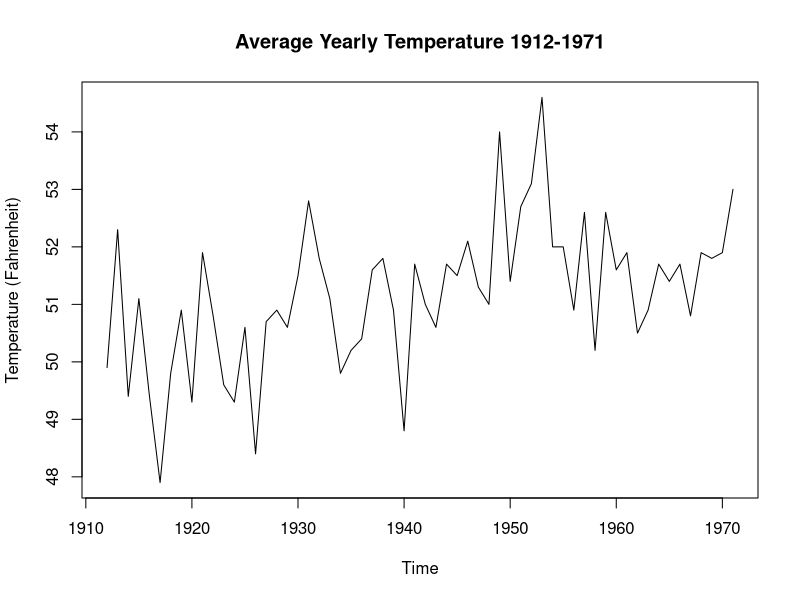
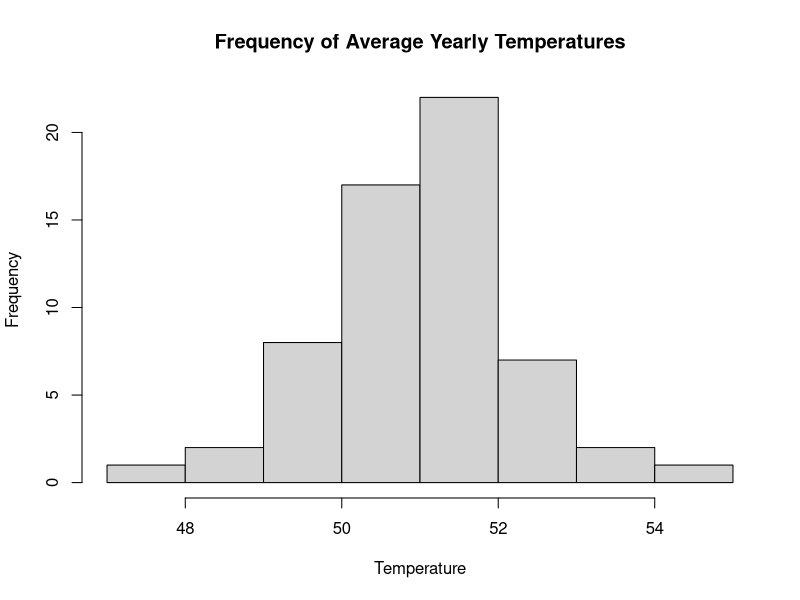
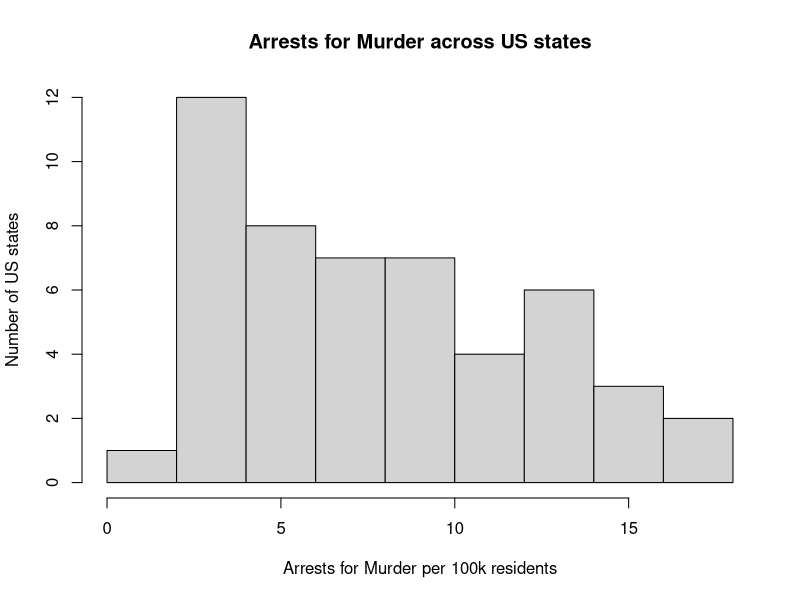
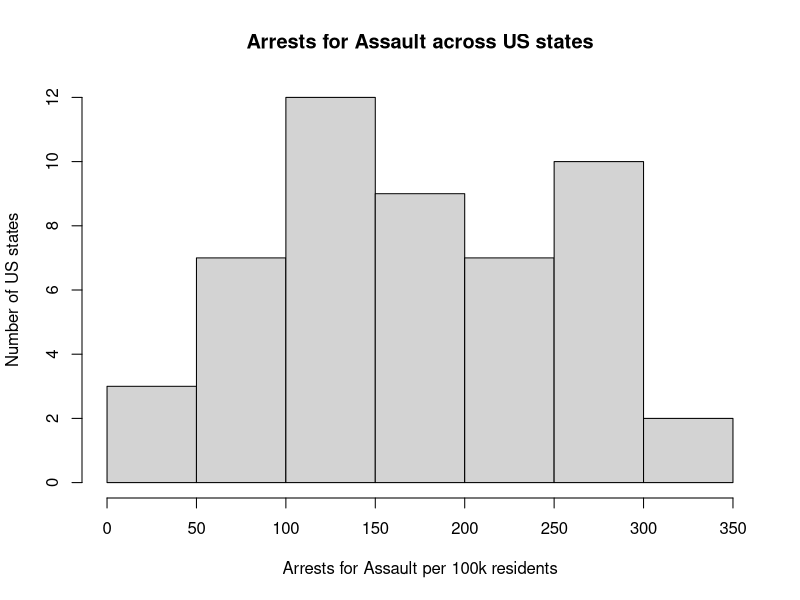
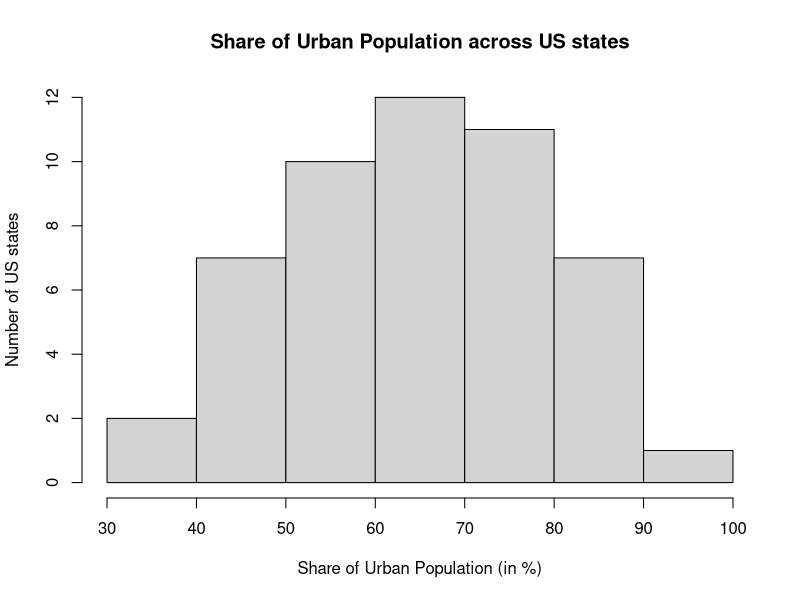
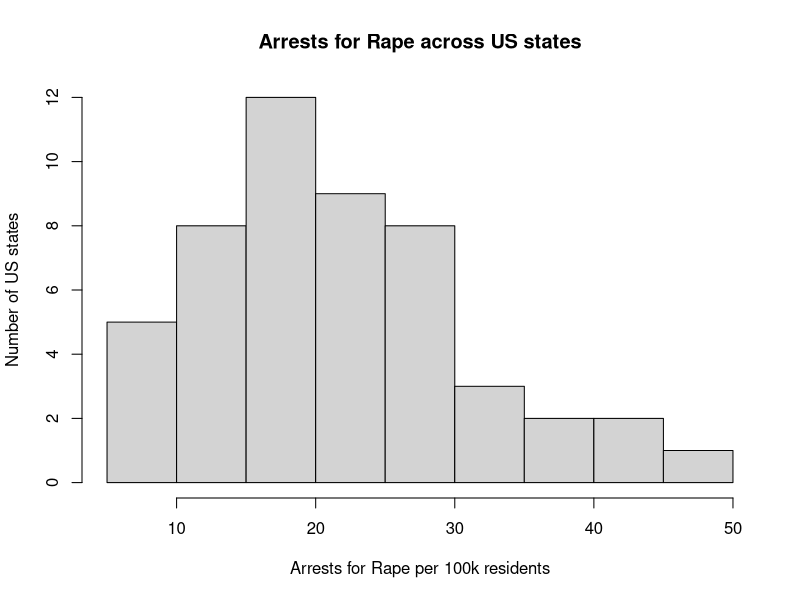
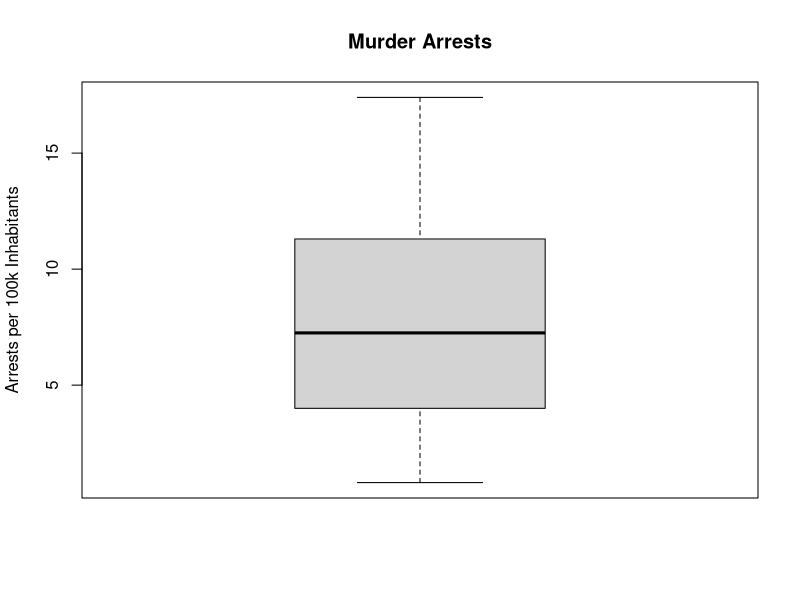
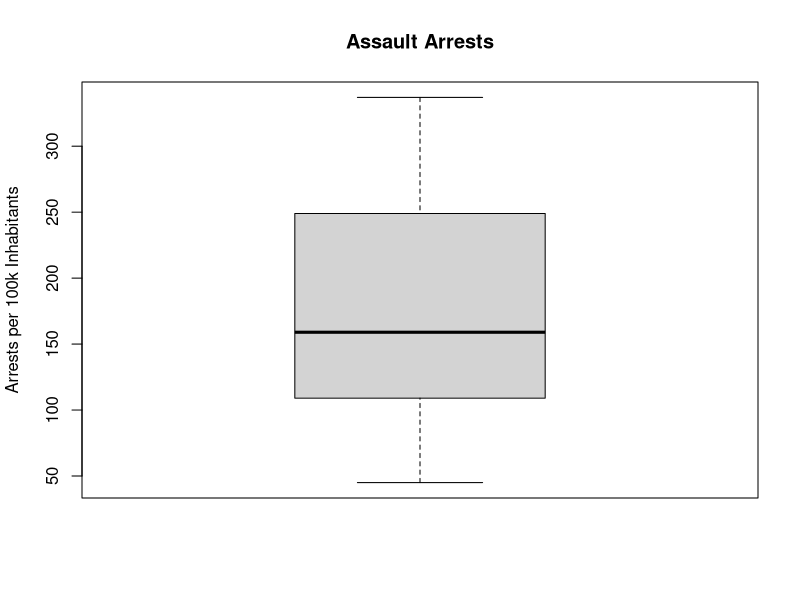

R code for these plots, in order:
## ---- chunk 1
summary(nhtemp)
## ---- chunk 2
plot(nhtemp,
    main="Average Yearly Temperature 1912-1971",
    ylab="Temperature (Fahrenheit)")
## ---- chunk 3
hist(nhtemp, 
     main="Frequency of Average Yearly Temperatures", 
     xlab="Temperature")
## ---- chunk 4
summary(USArrests$Murder)
## ---- chunk 5
summary(USArrests$Assault)
## ---- chunk 6
summary(USArrests$UrbanPop)
## ---- chunk 7
summary(USArrests$Rape)
## ---- chunk 8
hist(USArrests$Murder,
     main = "Arrests for Murder across US states",
     ylab = "Number of US states",
     xlab = "Arrests for Murder per 100k residents")
## ---- chunk 9
hist(USArrests$Assault,
     main = "Arrests for Assault across US states",
     ylab = "Number of US states",
     xlab = "Arrests for Assault per 100k residents")
## ---- chunk 10
hist(USArrests$UrbanPop,
     main = "Share of Urban Population across US states",
     ylab = "Number of US states",
     xlab = "Share of Urban Population (in %)")
## ---- chunk 11
hist(USArrests$Rape,
     main = "Arrests for Rape across US states",
     ylab = "Number of US states",
     xlab = "Arrests for Rape per 100k residents")
## ---- chunk 12
boxplot(USArrests$Murder,
        main = "Murder Arrests",
        ylab = "Arrests per 100k Inhabitants")
## ---- chunk 13
boxplot(USArrests$Assault,
        main = "Assault Arrests",
        ylab = "Arrests per 100k Inhabitants")
## ---- chunk 14
boxplot(USArrests$Rape,
        main = "Rape Arrests",
        ylab = "Arrests per 100k Inhabitants")
## ---- chunk 15
library(ggplot2)
ggplot2::ggplot(USArrests, aes(Murder, Assault)) + geom_point() + geom_smooth() + theme_bw() + ggtitle("Murder arrests-Assault arrests Correlation") +
  xlab("Murder arrests per 100k habitants") +
  ylab("Assault arrests per 100k habitants")
## ---- chunk 16
cor.test(USArrests$Murder, USArrests$Assault)
## ---- chunk 17
library(ggplot2)
ggplot2::ggplot(USArrests, aes(Murder, Rape)) + geom_point() + geom_smooth() + theme_bw() + ggtitle("Murder arrests-Rape arrests Correlation") +
  xlab("Murder arrests per 100k habitants") +
  ylab("Rape arrests per 100k habitants")
## ---- chunk 18
cor.test(USArrests$Murder, USArrests$Rape)
## ---- chunk 19
library(ggplot2)
ggplot2::ggplot(USArrests, aes(Assault, Rape)) + geom_point() + geom_smooth() + theme_bw() + ggtitle("Assault arrests-Rape arrests Correlation") +
  xlab("Assault arrests per 100k habitants") +
  ylab("Rape arrests per 100k habitants")
## ---- chunk 20
cor.test(USArrests$Assault, USArrests$Rape)
